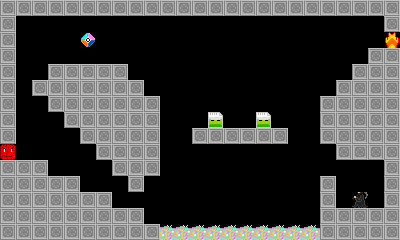

A level layout from a 2D game, rendered from its tile map. Below: a short description, then the map file with its tile-grid data intact:
An orthogonal 25x15 tile map with 16x16 px tiles, 1 tile layer (Tile Layer 1).

<map version="1.0" orientation="orthogonal" renderorder="right-down" width="25" height="15" tilewidth="16" tileheight="16" nextobjectid="1">
 <tileset firstgid="1" name="base" tilewidth="16" tileheight="16" spacing="1" tilecount="13">
  <image source="../graphics/tile.png" width="221" height="16" />
 </tileset>
 <layer name="Tile Layer 1" width="25" height="15">
  <data>
   <tile gid="1" />
   <tile gid="1" />
   <tile gid="1" />
   <tile gid="1" />
   <tile gid="1" />
   <tile gid="1" />
   <tile gid="1" />
   <tile gid="1" />
   <tile gid="1" />
   <tile gid="1" />
   <tile gid="1" />
   <tile gid="1" />
   <tile gid="1" />
   <tile gid="1" />
   <tile gid="1" />
   <tile gid="1" />
   <tile gid="1" />
   <tile gid="1" />
   <tile gid="1" />
   <tile gid="1" />
   <tile gid="1" />
   <tile gid="1" />
   <tile gid="1" />
   <tile gid="1" />
   <tile gid="1" />
   <tile gid="1" />
   <tile gid="0" />
   <tile gid="0" />
   <tile gid="0" />
   <tile gid="0" />
   <tile gid="0" />
   <tile gid="0" />
   <tile gid="0" />
   <tile gid="0" />
   <tile gid="0" />
   <tile gid="0" />
   <tile gid="0" />
   <tile gid="0" />
   <tile gid="0" />
   <tile gid="0" />
   <tile gid="0" />
   <tile gid="0" />
   <tile gid="0" />
   <tile gid="0" />
   <tile gid="0" />
   <tile gid="0" />
   <tile gid="0" />
   <tile gid="0" />
   <tile gid="0" />
   <tile gid="1" />
   <tile gid="1" />
   <tile gid="0" />
   <tile gid="0" />
   <tile gid="0" />
   <tile gid="0" />
   <tile gid="10" />
   <tile gid="0" />
   <tile gid="0" />
   <tile gid="0" />
   <tile gid="0" />
   <tile gid="0" />
   <tile gid="0" />
   <tile gid="0" />
   <tile gid="0" />
   <tile gid="0" />
   <tile gid="0" />
   <tile gid="0" />
   <tile gid="0" />
   <tile gid="0" />
   <tile gid="0" />
   <tile gid="0" />
   <tile gid="0" />
   <tile gid="0" />
   <tile gid="0" />
   <tile gid="2" />
   <tile gid="1" />
   <tile gid="0" />
   <tile gid="0" />
   <tile gid="0" />
   <tile gid="0" />
   <tile gid="0" />
   <tile gid="0" />
   <tile gid="0" />
   <tile gid="0" />
   <tile gid="0" />
   <tile gid="0" />
   <tile gid="0" />
   <tile gid="0" />
   <tile gid="0" />
   <tile gid="0" />
   <tile gid="0" />
   <tile gid="0" />
   <tile gid="0" />
   <tile gid="0" />
   <tile gid="0" />
   <tile gid="0" />
   <tile gid="0" />
   <tile gid="0" />
   <tile gid="1" />
   <tile gid="1" />
   <tile gid="1" />
   <tile gid="0" />
   <tile gid="0" />
   <tile gid="1" />
   <tile gid="1" />
   <tile gid="1" />
   <tile gid="1" />
   <tile gid="1" />
   <tile gid="0" />
   <tile gid="0" />
   <tile gid="0" />
   <tile gid="0" />
   <tile gid="0" />
   <tile gid="0" />
   <tile gid="0" />
   <tile gid="0" />
   <tile gid="0" />
   <tile gid="0" />
   <tile gid="0" />
   <tile gid="0" />
   <tile gid="0" />
   <tile gid="0" />
   <tile gid="1" />
   <tile gid="1" />
   <tile gid="1" />
   <tile gid="1" />
   <tile gid="0" />
   <tile gid="1" />
   <tile gid="1" />
   <tile gid="1" />
   <tile gid="1" />
   <tile gid="1" />
   <tile gid="1" />
   <tile gid="1" />
   <tile gid="0" />
   <tile gid="0" />
   <tile gid="0" />
   <tile gid="0" />
   <tile gid="0" />
   <tile gid="0" />
   <tile gid="0" />
   <tile gid="0" />
   <tile gid="0" />
   <tile gid="0" />
   <tile gid="0" />
   <tile gid="0" />
   <tile gid="1" />
   <tile gid="1" />
   <tile gid="1" />
   <tile gid="1" />
   <tile gid="1" />
   <tile gid="0" />
   <tile gid="0" />
   <tile gid="1" />
   <tile gid="1" />
   <tile gid="1" />
   <tile gid="1" />
   <tile gid="1" />
   <tile gid="1" />
   <tile gid="1" />
   <tile gid="0" />
   <tile gid="0" />
   <tile gid="0" />
   <tile gid="0" />
   <tile gid="0" />
   <tile gid="0" />
   <tile gid="0" />
   <tile gid="0" />
   <tile gid="0" />
   <tile gid="0" />
   <tile gid="1" />
   <tile gid="1" />
   <tile gid="1" />
   <tile gid="1" />
   <tile gid="1" />
   <tile gid="1" />
   <tile gid="0" />
   <tile gid="0" />
   <tile gid="0" />
   <tile gid="1" />
   <tile gid="1" />
   <tile gid="1" />
   <tile gid="1" />
   <tile gid="1" />
   <tile gid="1" />
   <tile gid="0" />
   <tile gid="0" />
   <tile gid="0" />
   <tile gid="12" />
   <tile gid="0" />
   <tile gid="0" />
   <tile gid="12" />
   <tile gid="0" />
   <tile gid="0" />
   <tile gid="0" />
   <tile gid="1" />
   <tile gid="1" />
   <tile gid="1" />
   <tile gid="1" />
   <tile gid="1" />
   <tile gid="1" />
   <tile gid="0" />
   <tile gid="0" />
   <tile gid="0" />
   <tile gid="0" />
   <tile gid="1" />
   <tile gid="1" />
   <tile gid="1" />
   <tile gid="1" />
   <tile gid="1" />
   <tile gid="0" />
   <tile gid="0" />
   <tile gid="1" />
   <tile gid="1" />
   <tile gid="1" />
   <tile gid="1" />
   <tile gid="1" />
   <tile gid="1" />
   <tile gid="0" />
   <tile gid="0" />
   <tile gid="1" />
   <tile gid="1" />
   <tile gid="1" />
   <tile gid="1" />
   <tile gid="1" />
   <tile gid="3" />
   <tile gid="0" />
   <tile gid="0" />
   <tile gid="0" />
   <tile gid="0" />
   <tile gid="0" />
   <tile gid="1" />
   <tile gid="1" />
   <tile gid="1" />
   <tile gid="1" />
   <tile gid="0" />
   <tile gid="0" />
   <tile gid="0" />
   <tile gid="0" />
   <tile gid="0" />
   <tile gid="0" />
   <tile gid="0" />
   <tile gid="0" />
   <tile gid="0" />
   <tile gid="0" />
   <tile gid="0" />
   <tile gid="1" />
   <tile gid="1" />
   <tile gid="1" />
   <tile gid="1" />
   <tile gid="1" />
   <tile gid="1" />
   <tile gid="1" />
   <tile gid="0" />
   <tile gid="0" />
   <tile gid="0" />
   <tile gid="0" />
   <tile gid="1" />
   <tile gid="1" />
   <tile gid="1" />
   <tile gid="0" />
   <tile gid="0" />
   <tile gid="0" />
   <tile gid="0" />
   <tile gid="0" />
   <tile gid="0" />
   <tile gid="0" />
   <tile gid="0" />
   <tile gid="0" />
   <tile gid="0" />
   <tile gid="0" />
   <tile gid="0" />
   <tile gid="0" />
   <tile gid="0" />
   <tile gid="1" />
   <tile gid="1" />
   <tile gid="1" />
   <tile gid="1" />
   <tile gid="1" />
   <tile gid="1" />
   <tile gid="0" />
   <tile gid="0" />
   <tile gid="0" />
   <tile gid="1" />
   <tile gid="0" />
   <tile gid="0" />
   <tile gid="0" />
   <tile gid="0" />
   <tile gid="0" />
   <tile gid="0" />
   <tile gid="0" />
   <tile gid="0" />
   <tile gid="0" />
   <tile gid="0" />
   <tile gid="0" />
   <tile gid="1" />
   <tile gid="0" />
   <tile gid="0" />
   <tile gid="0" />
   <tile gid="1" />
   <tile gid="1" />
   <tile gid="1" />
   <tile gid="1" />
   <tile gid="1" />
   <tile gid="1" />
   <tile gid="1" />
   <tile gid="1" />
   <tile gid="0" />
   <tile gid="0" />
   <tile gid="0" />
   <tile gid="0" />
   <tile gid="0" />
   <tile gid="0" />
   <tile gid="0" />
   <tile gid="0" />
   <tile gid="0" />
   <tile gid="0" />
   <tile gid="0" />
   <tile gid="0" />
   <tile gid="0" />
   <tile gid="1" />
   <tile gid="0" />
   <tile gid="9" />
   <tile gid="0" />
   <tile gid="1" />
   <tile gid="1" />
   <tile gid="1" />
   <tile gid="1" />
   <tile gid="1" />
   <tile gid="1" />
   <tile gid="1" />
   <tile gid="1" />
   <tile gid="1" />
   <tile gid="1" />
   <tile gid="0" />
   <tile gid="0" />
   <tile gid="0" />
   <tile gid="0" />
   <tile gid="0" />
   <tile gid="0" />
   <tile gid="0" />
   <tile gid="0" />
   <tile gid="0" />
   <tile gid="0" />
   <tile gid="0" />
   <tile gid="1" />
   <tile gid="1" />
   <tile gid="1" />
   <tile gid="1" />
   <tile gid="1" />
   <tile gid="1" />
   <tile gid="1" />
   <tile gid="1" />
   <tile gid="1" />
   <tile gid="1" />
   <tile gid="1" />
   <tile gid="1" />
   <tile gid="1" />
   <tile gid="1" />
   <tile gid="1" />
   <tile gid="5" />
   <tile gid="5" />
   <tile gid="5" />
   <tile gid="5" />
   <tile gid="5" />
   <tile gid="5" />
   <tile gid="5" />
   <tile gid="5" />
   <tile gid="5" />
   <tile gid="5" />
   <tile gid="1" />
   <tile gid="1" />
   <tile gid="1" />
   <tile gid="1" />
   <tile gid="1" />
  </data>
 </layer>
</map>
